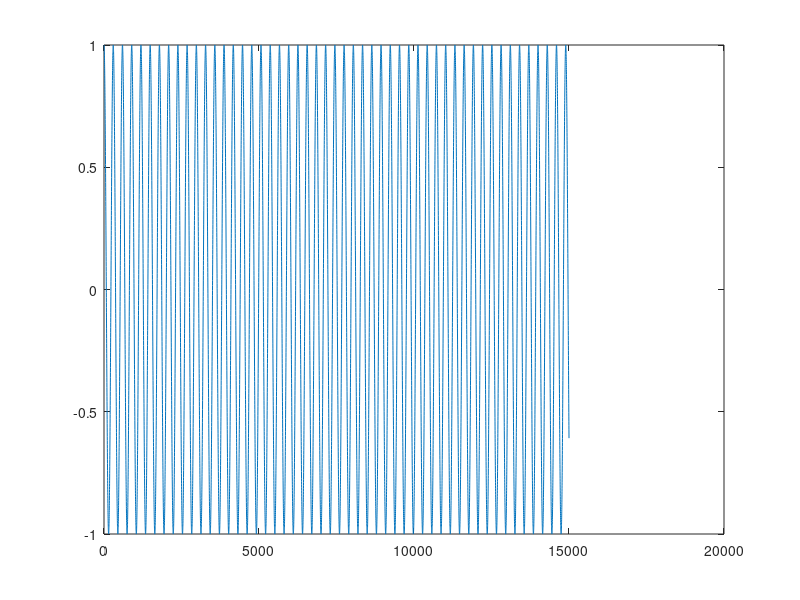
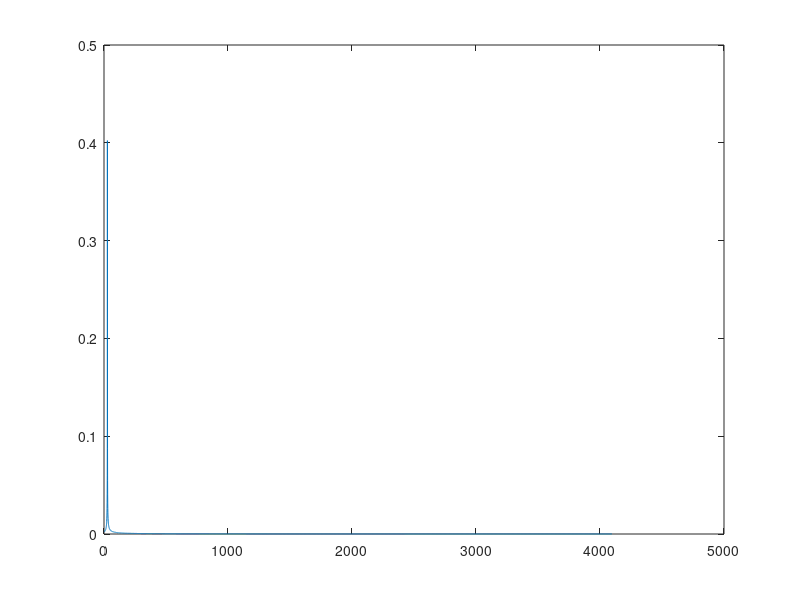
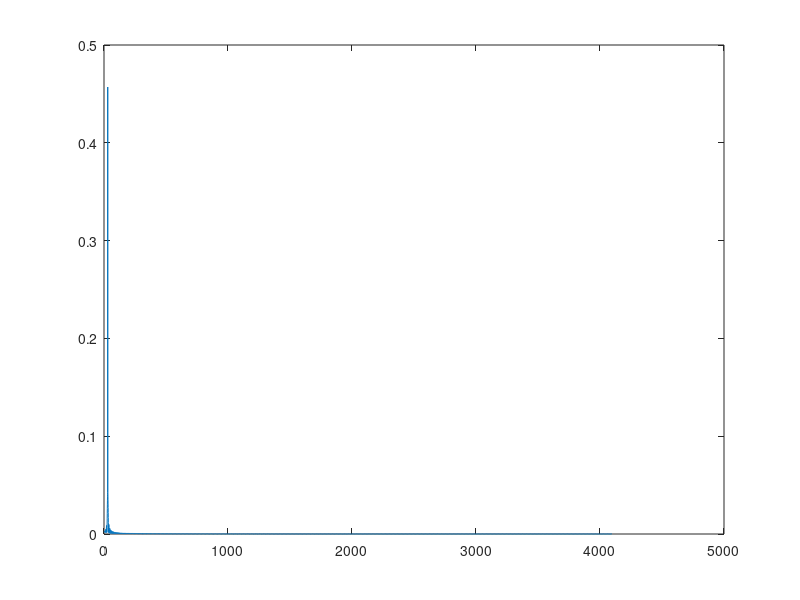

Reproduce these figures in MATLAB, in order.
clc;
clear;

freq = 27.5;
Fs = 8192;
Ts = 1/Fs;

N = 15000;

n = 1:N;

x = cos(2*pi*freq*n*Ts);
figure(1);
plot(x);

X = fft(x)/N;

axis_hz = linspace(0,Fs/2,floor(N/2));
axis_powr = abs(X);

figure(2);
plot(axis_hz,axis_powr(1:length(axis_hz)));

% zeropad

nZpad = N+1384;
Xz = fft(x,nZpad)/nZpad;
z_axis_hz = linspace(0,Fs/2,floor(N/2));
z_axis_powr = abs(Xz);

figure(3);
plot(z_axis_hz,z_axis_powr(1:length(z_axis_hz)));